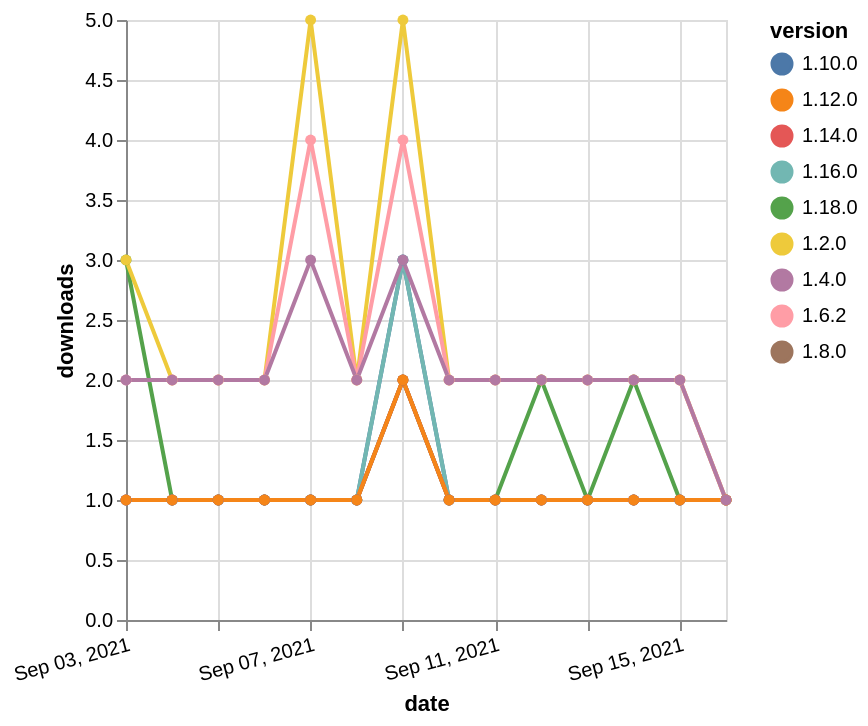

Here is the Vega-Lite specification saved for this chart:
### Vega-Lite specification from a JSON file in a GitHub repository (floating-point values rounded to 4 significant figures)
{"$schema": "https://vega.github.io/schema/vega-lite/v5.json", "description": "A simple bar chart with embedded data.", "data": {"values": [{"date": "2021-09-03", "total": 123, "delta": 3, "version": "1.18.0"}, {"date": "2021-09-04", "total": 124, "delta": 1, "version": "1.18.0"}, {"date": "2021-09-05", "total": 125, "delta": 1, "version": "1.18.0"}, {"date": "2021-09-06", "total": 126, "delta": 1, "version": "1.18.0"}, {"date": "2021-09-07", "total": 127, "delta": 1, "version": "1.18.0"}, {"date": "2021-09-08", "total": 128, "delta": 1, "version": "1.18.0"}, {"date": "2021-09-09", "total": 130, "delta": 2, "version": "1.18.0"}, {"date": "2021-09-10", "total": 131, "delta": 1, "version": "1.18.0"}, {"date": "2021-09-11", "total": 132, "delta": 1, "version": "1.18.0"}, {"date": "2021-09-12", "total": 134, "delta": 2, "version": "1.18.0"}, {"date": "2021-09-13", "total": 135, "delta": 1, "version": "1.18.0"}, {"date": "2021-09-14", "total": 137, "delta": 2, "version": "1.18.0"}, {"date": "2021-09-15", "total": 138, "delta": 1, "version": "1.18.0"}, {"date": "2021-09-16", "total": 139, "delta": 1, "version": "1.18.0"}, {"date": "2021-09-03", "total": 233, "delta": 1, "version": "1.8.0"}, {"date": "2021-09-04", "total": 234, "delta": 1, "version": "1.8.0"}, {"date": "2021-09-05", "total": 235, "delta": 1, "version": "1.8.0"}, {"date": "2021-09-06", "total": 236, "delta": 1, "version": "1.8.0"}, {"date": "2021-09-07", "total": 237, "delta": 1, "version": "1.8.0"}, {"date": "2021-09-08", "total": 238, "delta": 1, "version": "1.8.0"}, {"date": "2021-09-09", "total": 240, "delta": 2, "version": "1.8.0"}, {"date": "2021-09-10", "total": 241, "delta": 1, "version": "1.8.0"}, {"date": "2021-09-11", "total": 242, "delta": 1, "version": "1.8.0"}, {"date": "2021-09-12", "total": 243, "delta": 1, "version": "1.8.0"}, {"date": "2021-09-13", "total": 244, "delta": 1, "version": "1.8.0"}, {"date": "2021-09-14", "total": 245, "delta": 1, "version": "1.8.0"}, {"date": "2021-09-15", "total": 246, "delta": 1, "version": "1.8.0"}, {"date": "2021-09-16", "total": 247, "delta": 1, "version": "1.8.0"}, {"date": "2021-09-03", "total": 330, "delta": 1, "version": "1.10.0"}, {"date": "2021-09-04", "total": 331, "delta": 1, "version": "1.10.0"}, {"date": "2021-09-05", "total": 332, "delta": 1, "version": "1.10.0"}, {"date": "2021-09-06", "total": 333, "delta": 1, "version": "1.10.0"}, {"date": "2021-09-07", "total": 334, "delta": 1, "version": "1.10.0"}, {"date": "2021-09-08", "total": 335, "delta": 1, "version": "1.10.0"}, {"date": "2021-09-09", "total": 338, "delta": 3, "version": "1.10.0"}, {"date": "2021-09-10", "total": 339, "delta": 1, "version": "1.10.0"}, {"date": "2021-09-11", "total": 340, "delta": 1, "version": "1.10.0"}, {"date": "2021-09-12", "total": 341, "delta": 1, "version": "1.10.0"}, {"date": "2021-09-13", "total": 342, "delta": 1, "version": "1.10.0"}, {"date": "2021-09-14", "total": 343, "delta": 1, "version": "1.10.0"}, {"date": "2021-09-15", "total": 344, "delta": 1, "version": "1.10.0"}, {"date": "2021-09-16", "total": 345, "delta": 1, "version": "1.10.0"}, {"date": "2021-09-03", "total": 178, "delta": 1, "version": "1.16.0"}, {"date": "2021-09-04", "total": 179, "delta": 1, "version": "1.16.0"}, {"date": "2021-09-05", "total": 180, "delta": 1, "version": "1.16.0"}, {"date": "2021-09-06", "total": 181, "delta": 1, "version": "1.16.0"}, {"date": "2021-09-07", "total": 182, "delta": 1, "version": "1.16.0"}, {"date": "2021-09-08", "total": 183, "delta": 1, "version": "1.16.0"}, {"date": "2021-09-09", "total": 186, "delta": 3, "version": "1.16.0"}, {"date": "2021-09-10", "total": 187, "delta": 1, "version": "1.16.0"}, {"date": "2021-09-11", "total": 188, "delta": 1, "version": "1.16.0"}, {"date": "2021-09-12", "total": 189, "delta": 1, "version": "1.16.0"}, {"date": "2021-09-13", "total": 190, "delta": 1, "version": "1.16.0"}, {"date": "2021-09-14", "total": 191, "delta": 1, "version": "1.16.0"}, {"date": "2021-09-15", "total": 192, "delta": 1, "version": "1.16.0"}, {"date": "2021-09-16", "total": 193, "delta": 1, "version": "1.16.0"}, {"date": "2021-09-03", "total": 3737, "delta": 3, "version": "1.2.0"}, {"date": "2021-09-04", "total": 3739, "delta": 2, "version": "1.2.0"}, {"date": "2021-09-05", "total": 3741, "delta": 2, "version": "1.2.0"}, {"date": "2021-09-06", "total": 3743, "delta": 2, "version": "1.2.0"}, {"date": "2021-09-07", "total": 3748, "delta": 5, "version": "1.2.0"}, {"date": "2021-09-08", "total": 3750, "delta": 2, "version": "1.2.0"}, {"date": "2021-09-09", "total": 3755, "delta": 5, "version": "1.2.0"}, {"date": "2021-09-10", "total": 3757, "delta": 2, "version": "1.2.0"}, {"date": "2021-09-11", "total": 3759, "delta": 2, "version": "1.2.0"}, {"date": "2021-09-12", "total": 3761, "delta": 2, "version": "1.2.0"}, {"date": "2021-09-13", "total": 3763, "delta": 2, "version": "1.2.0"}, {"date": "2021-09-14", "total": 3765, "delta": 2, "version": "1.2.0"}, {"date": "2021-09-15", "total": 3767, "delta": 2, "version": "1.2.0"}, {"date": "2021-09-16", "total": 3768, "delta": 1, "version": "1.2.0"}, {"date": "2021-09-03", "total": 156, "delta": 1, "version": "1.14.0"}, {"date": "2021-09-04", "total": 157, "delta": 1, "version": "1.14.0"}, {"date": "2021-09-05", "total": 158, "delta": 1, "version": "1.14.0"}, {"date": "2021-09-06", "total": 159, "delta": 1, "version": "1.14.0"}, {"date": "2021-09-07", "total": 160, "delta": 1, "version": "1.14.0"}, {"date": "2021-09-08", "total": 161, "delta": 1, "version": "1.14.0"}, {"date": "2021-09-09", "total": 163, "delta": 2, "version": "1.14.0"}, {"date": "2021-09-10", "total": 164, "delta": 1, "version": "1.14.0"}, {"date": "2021-09-11", "total": 165, "delta": 1, "version": "1.14.0"}, {"date": "2021-09-12", "total": 166, "delta": 1, "version": "1.14.0"}, {"date": "2021-09-13", "total": 167, "delta": 1, "version": "1.14.0"}, {"date": "2021-09-14", "total": 168, "delta": 1, "version": "1.14.0"}, {"date": "2021-09-15", "total": 169, "delta": 1, "version": "1.14.0"}, {"date": "2021-09-16", "total": 170, "delta": 1, "version": "1.14.0"}, {"date": "2021-09-03", "total": 2550, "delta": 2, "version": "1.6.2"}, {"date": "2021-09-04", "total": 2552, "delta": 2, "version": "1.6.2"}, {"date": "2021-09-05", "total": 2554, "delta": 2, "version": "1.6.2"}, {"date": "2021-09-06", "total": 2556, "delta": 2, "version": "1.6.2"}, {"date": "2021-09-07", "total": 2560, "delta": 4, "version": "1.6.2"}, {"date": "2021-09-08", "total": 2562, "delta": 2, "version": "1.6.2"}, {"date": "2021-09-09", "total": 2566, "delta": 4, "version": "1.6.2"}, {"date": "2021-09-10", "total": 2568, "delta": 2, "version": "1.6.2"}, {"date": "2021-09-11", "total": 2570, "delta": 2, "version": "1.6.2"}, {"date": "2021-09-12", "total": 2572, "delta": 2, "version": "1.6.2"}, {"date": "2021-09-13", "total": 2574, "delta": 2, "version": "1.6.2"}, {"date": "2021-09-14", "total": 2576, "delta": 2, "version": "1.6.2"}, {"date": "2021-09-15", "total": 2578, "delta": 2, "version": "1.6.2"}, {"date": "2021-09-16", "total": 2579, "delta": 1, "version": "1.6.2"}, {"date": "2021-09-03", "total": 187, "delta": 1, "version": "1.12.0"}, {"date": "2021-09-04", "total": 188, "delta": 1, "version": "1.12.0"}, {"date": "2021-09-05", "total": 189, "delta": 1, "version": "1.12.0"}, {"date": "2021-09-06", "total": 190, "delta": 1, "version": "1.12.0"}, {"date": "2021-09-07", "total": 191, "delta": 1, "version": "1.12.0"}, {"date": "2021-09-08", "total": 192, "delta": 1, "version": "1.12.0"}, {"date": "2021-09-09", "total": 194, "delta": 2, "version": "1.12.0"}, {"date": "2021-09-10", "total": 195, "delta": 1, "version": "1.12.0"}, {"date": "2021-09-11", "total": 196, "delta": 1, "version": "1.12.0"}, {"date": "2021-09-12", "total": 197, "delta": 1, "version": "1.12.0"}, {"date": "2021-09-13", "total": 198, "delta": 1, "version": "1.12.0"}, {"date": "2021-09-14", "total": 199, "delta": 1, "version": "1.12.0"}, {"date": "2021-09-15", "total": 200, "delta": 1, "version": "1.12.0"}, {"date": "2021-09-16", "total": 201, "delta": 1, "version": "1.12.0"}, {"date": "2021-09-03", "total": 2646, "delta": 2, "version": "1.4.0"}, {"date": "2021-09-04", "total": 2648, "delta": 2, "version": "1.4.0"}, {"date": "2021-09-05", "total": 2650, "delta": 2, "version": "1.4.0"}, {"date": "2021-09-06", "total": 2652, "delta": 2, "version": "1.4.0"}, {"date": "2021-09-07", "total": 2655, "delta": 3, "version": "1.4.0"}, {"date": "2021-09-08", "total": 2657, "delta": 2, "version": "1.4.0"}, {"date": "2021-09-09", "total": 2660, "delta": 3, "version": "1.4.0"}, {"date": "2021-09-10", "total": 2662, "delta": 2, "version": "1.4.0"}, {"date": "2021-09-11", "total": 2664, "delta": 2, "version": "1.4.0"}, {"date": "2021-09-12", "total": 2666, "delta": 2, "version": "1.4.0"}, {"date": "2021-09-13", "total": 2668, "delta": 2, "version": "1.4.0"}, {"date": "2021-09-14", "total": 2670, "delta": 2, "version": "1.4.0"}, {"date": "2021-09-15", "total": 2672, "delta": 2, "version": "1.4.0"}, {"date": "2021-09-16", "total": 2673, "delta": 1, "version": "1.4.0"}]}, "width": "container", "mark": {"type": "line", "point": {"filled": true}}, "encoding": {"x": {"field": "date", "type": "temporal", "timeUnit": "yearmonthdate", "title": "date", "axis": {"labelAngle": -15}}, "y": {"field": "delta", "type": "quantitative", "title": "downloads"}, "color": {"field": "version", "type": "nominal"}, "tooltip": {"field": "delta"}}}
